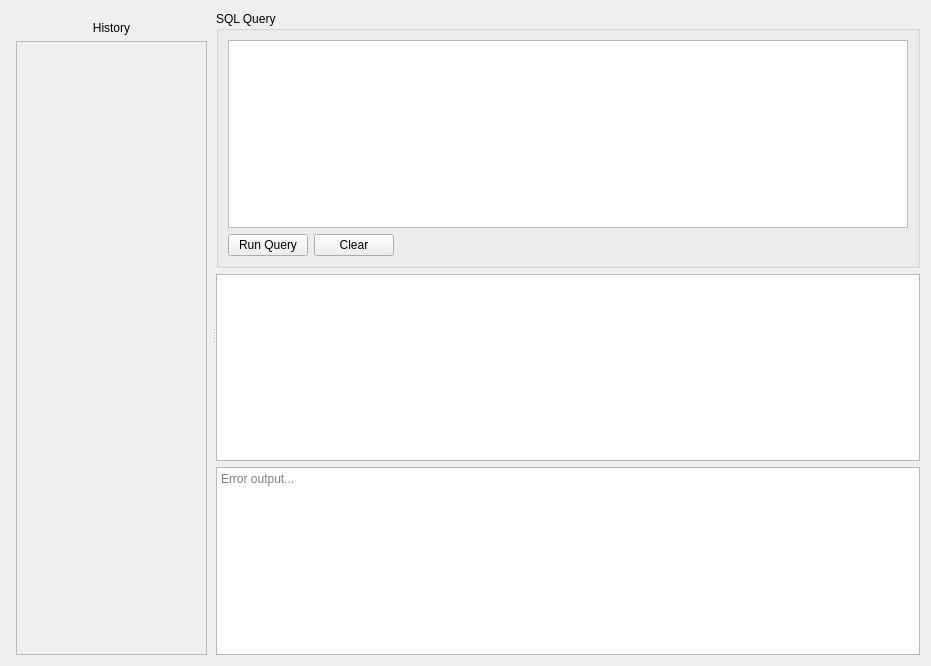
<?xml version="1.0" encoding="UTF-8"?>
<ui version="4.0">
 <class>SqlQueryWidget</class>
 <widget class="QWidget" name="SqlQueryWidget">
 <property name="geometry">
   <rect>
    <x>0</x>
    <y>0</y>
    <width>931</width>
    <height>666</height>
   </rect>
  </property>
  <property name="windowTitle">
   <string>Form</string>
  </property>
  <layout class="QHBoxLayout" name="horizontalLayout_2">
   <item>
    <widget class="QSplitter" name="sqlSplitter">
     <property name="orientation">
      <enum>Qt::Horizontal</enum>
     </property>
     <widget class="QWidget" name="verticalLayoutWidget">
      <layout class="QVBoxLayout" name="verticalHistoryLayout">
       <property name="leftMargin">
        <number>5</number>
       </property>
       <property name="topMargin">
        <number>10</number>
       </property>
       <property name="rightMargin">
        <number>5</number>
       </property>
       <property name="bottomMargin">
        <number>0</number>
       </property>
       <item>
        <widget class="QLabel" name="historyLabel">
         <property name="text">
          <string>History</string>
         </property>
         <property name="alignment">
          <set>Qt::AlignCenter</set>
         </property>
        </widget>
       </item>
       <item>
        <widget class="QScrollArea" name="historyScrollArea">
         <property name="widgetResizable">
          <bool>true</bool>
         </property>
         <widget class="QWidget" name="scrollAreaWidgetContents">
          <property name="geometry">
           <rect>
            <x>0</x>
            <y>0</y>
            <width>119</width>
            <height>614</height>
           </rect>
          </property>
         </widget>
        </widget>
       </item>
      </layout>
     </widget>
     <widget class="QWidget" name="SqlQueryWidget">
      <layout class="QVBoxLayout" name="verticalQueryLayout">
       <item>
        <widget class="QGroupBox" name="groupQuery">
         <property name="title">
          <string>SQL Query</string>
         </property>
         <layout class="QVBoxLayout" name="queryLayout">
          <item>
           <widget class="QTextEdit" name="textSql"/>
          </item>
          <item>
           <layout class="QHBoxLayout" name="buttonLayout">
            <item>
             <widget class="QPushButton" name="btnRun">
              <property name="text">
               <string>Run Query</string>
              </property>
             </widget>
            </item>
            <item>
             <widget class="QPushButton" name="btnClear">
              <property name="text">
               <string>Clear</string>
              </property>
             </widget>
            </item>
            <item>
             <spacer name="querySpacer">
              <property name="orientation">
               <enum>Qt::Horizontal</enum>
              </property>
              <property name="sizeHint" stdset="0">
               <size>
                <width>40</width>
                <height>20</height>
               </size>
              </property>
             </spacer>
            </item>
           </layout>
          </item>
         </layout>
        </widget>
       </item>
       <item>
        <widget class="QTableView" name="tableResults"/>
       </item>
       <item>
        <widget class="QPlainTextEdit" name="textErrors">
         <property name="readOnly">
          <bool>true</bool>
         </property>
         <property name="placeholderText">
          <string>Error output...</string>
         </property>
        </widget>
       </item>
      </layout>
     </widget>
    </widget>
   </item>
  </layout>
 </widget>

 <resources/>
 <connections/>
</ui>
